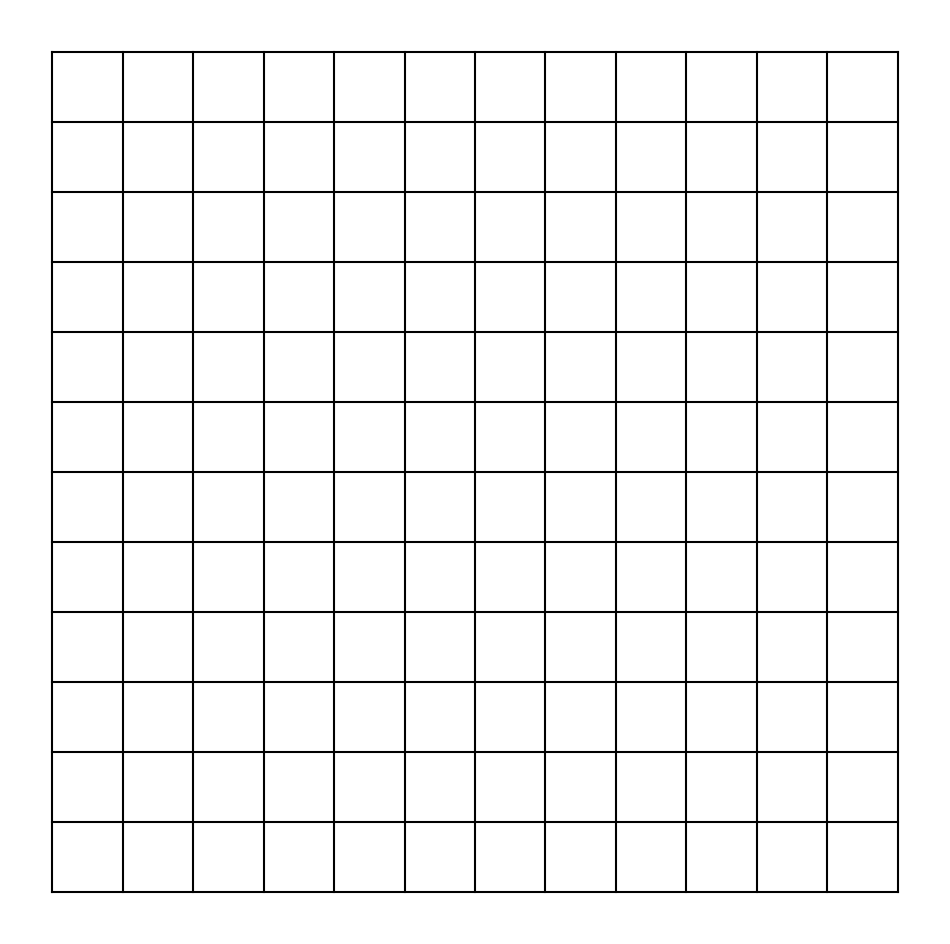

Python code for this plot:
import numpy as np
import matplotlib.pyplot as plt
import unicodedata as ud


def strip_accents(s):
    return ''.join(c for c in ud.normalize('NFD', s)
                   if ud.category(c) != 'Mn')


def normalize(s):
    return strip_accents(s).strip().replace(" ", "_").upper()


def get_words():
    words = []
    with open(langcode+".txt") as f:
        for line in f:
            if len(normalize(line)) == letters:
                words.append(normalize(line))
    return words


def get_array(default):
    arr = []
    for i in range(lines):
        arr.append([])
        for j in range(letters):
            arr[i].append(default)
    return arr


def save_arr():
    fontsize = 30
    plt.rcParams["figure.figsize"] = (letters, lines)
    for row in range(lines+1):
        plt.plot([0, letters*fontsize],
                 [row*fontsize, row*fontsize], color="black")
    for column in range(letters+1):
        plt.plot([column*fontsize, column*fontsize],
                 [0, lines*fontsize], color="black")
    for row in range(lines):
        for column in range(letters):
            plt.text((1/2+column)*fontsize, (lines-row-1/2)*fontsize,
                     arr[row][column], fontsize=fontsize, ha="center", va="center", color=colors[row][column])
    plt.axis("off")
    plt.savefig('wordle.png', bbox_inches='tight')


def add_letters(gword, line):
    for i in range(letters):
        arr[line][i] = gword[i]
        if gword[i] in word:
            if gword[i] == word[i]:
                colors[line][i] = "green"
            else:
                colors[line][i] = "orange"
        else:
            colors[line][i] = "gray"


def ask_to_play_again():
    global again
    again = input("Do you want to play again? (y/n) ")


def play(line=0):
    gword = normalize(input(": "))
    add_letters(gword[:letters].ljust(letters, "_"), line)
    save_arr()
    if gword == word:
        print("You found the word!")
        ask_to_play_again()
    else:
        if line == lines-1:
            print("You lost!, the word was %s" % word)
            ask_to_play_again()
        else:
            play(line+1)


LANGUAGES = {
    "en": "English",
    "es": "Spanish",
    "an": "Anime",
    "ch": "Characters",
    "cs": "Cars"}


def print_languages():
    for key in LANGUAGES:
        print(key + " " + LANGUAGES[key])


again = "y"
while again == "y":
    print("----- Wordle -----")
    print_languages()
    langcode = ""
    while langcode not in LANGUAGES:
        langcode = input("Choose a language: ")
    letters = int(input("How many letters? "))
    words = get_words()
    while len(words) == 0:
        print("There are no words with %d letters in this language" % letters)
        letters = int(input("How many letters? "))
        words = get_words()
    lines = int(input("How many lines? "))
    arr = get_array("")
    colors = get_array("black")
    word = np.random.choice(words)
    plt.close()
    save_arr()
    play()
print("Bye!")
